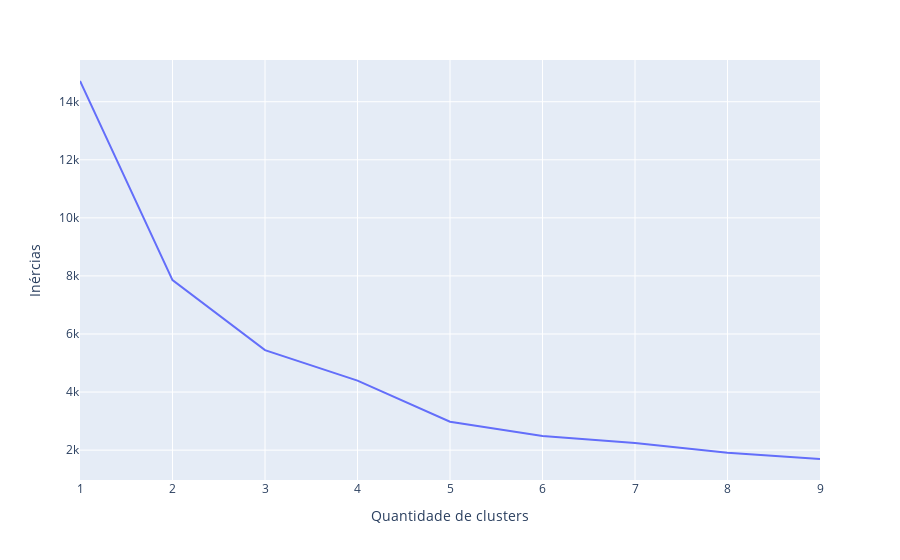

Notebook source saved alongside this figure:
### Code cell
# Visualizando a relação entre inércia e K
fig_cotovelo = px.line(x=valores_k, y=inercias
).update_layout(xaxis_title='Quantidade de clusters', yaxis_title='Inércias')
                                                                       
fig_cotovelo.show()

### Figure 1 — Plotly figure (JSON) as saved in the notebook; plotly's stock layout.template omitted (floating-point values rounded to 4 significant figures)
{"data": [{"hovertemplate": "x=%{x}<br>y=%{y}<extra></extra>", "legendgroup": "", "line": {"color": "#636efa", "dash": "solid"}, "marker": {"symbol": "circle"}, "mode": "lines", "name": "", "orientation": "v", "showlegend": false, "type": "scatter", "x": [1, 2, 3, 4, 5, 6, 7, 8, 9], "xaxis": "x", "y": [14710.0, 7854.0, 5445.0, 4394.0, 2978.0, 2483.0, 2248.0, 1908.0, 1695.0], "yaxis": "y"}], "layout": {"legend": {"tracegroupgap": 0}, "margin": {"t": 60}, "xaxis": {"anchor": "y", "domain": [0, 1], "title": {"text": "Quantidade de clusters"}}, "yaxis": {"anchor": "x", "domain": [0, 1], "title": {"text": "Inércias"}}}}
